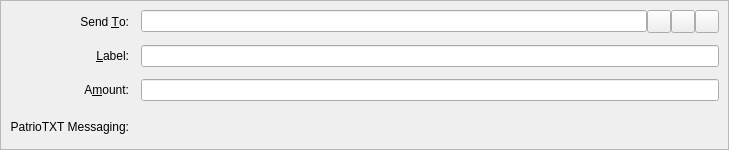
<?xml version="1.0" encoding="UTF-8"?>
<ui version="4.0">
 <class>SendCoinsEntry</class>
 <widget class="QStackedWidget" name="SendCoinsEntry">
  <property name="geometry">
   <rect>
    <x>0</x>
    <y>0</y>
    <width>729</width>
    <height>150</height>
   </rect>
  </property>
  <property name="focusPolicy">
   <enum>Qt::TabFocus</enum>
  </property>
  <property name="autoFillBackground">
   <bool>false</bool>
  </property>
  <widget class="QFrame" name="SendCoins">
   <property name="toolTip">
    <string>This is a normal payment.</string>
   </property>
   <property name="frameShape">
    <enum>QFrame::StyledPanel</enum>
   </property>
   <property name="frameShadow">
    <enum>QFrame::Sunken</enum>
   </property>
   <layout class="QGridLayout" name="gridLayout">
    <property name="spacing">
     <number>12</number>
    </property>
    <item row="0" column="0">
     <widget class="QLabel" name="payToLabel">
      <property name="text">
       <string>Send &amp;To:</string>
      </property>
      <property name="alignment">
       <set>Qt::AlignRight|Qt::AlignTrailing|Qt::AlignVCenter</set>
      </property>
      <property name="buddy">
       <cstring>payTo</cstring>
      </property>
     </widget>
    </item>
    <item row="0" column="1">
     <layout class="QHBoxLayout" name="payToLayout">
      <property name="spacing">
       <number>0</number>
      </property>
      <item>
       <widget class="QValidatedLineEdit" name="payTo">
        <property name="toolTip">
         <string>The address to send the payment to (e.g. XwnLY9Tf7Zsef8gMGL2fhWA9ZmMjt4KPwg)</string>
        </property>
       </widget>
      </item>
      <item>
       <widget class="QToolButton" name="addressBookButton">
        <property name="toolTip">
         <string>Choose previously used address</string>
        </property>
        <property name="text">
         <string/>
        </property>
        <property name="icon">
         <iconset resource="../patriotbit.qrc">
          <normaloff>:/icons/address-book</normaloff>:/icons/address-book</iconset>
        </property>
        <property name="shortcut">
         <string>Alt+A</string>
        </property>
       </widget>
      </item>
      <item>
       <widget class="QToolButton" name="pasteButton">
        <property name="toolTip">
         <string>Paste address from clipboard</string>
        </property>
        <property name="text">
         <string/>
        </property>
        <property name="icon">
         <iconset resource="../patriotbit.qrc">
          <normaloff>:/icons/editpaste</normaloff>:/icons/editpaste</iconset>
        </property>
        <property name="shortcut">
         <string>Alt+P</string>
        </property>
       </widget>
      </item>
      <item>
       <widget class="QToolButton" name="deleteButton">
        <property name="toolTip">
         <string>Remove this entry</string>
        </property>
        <property name="text">
         <string/>
        </property>
        <property name="icon">
         <iconset resource="../patriotbit.qrc">
          <normaloff>:/icons/remove</normaloff>:/icons/remove</iconset>
        </property>
       </widget>
      </item>
     </layout>
    </item>
    <item row="1" column="0">
     <widget class="QLabel" name="labellLabel">
      <property name="text">
       <string>&amp;Label:</string>
      </property>
      <property name="alignment">
       <set>Qt::AlignRight|Qt::AlignTrailing|Qt::AlignVCenter</set>
      </property>
      <property name="buddy">
       <cstring>addAsLabel</cstring>
      </property>
     </widget>
    </item>
    <item row="1" column="1">
     <widget class="QLineEdit" name="addAsLabel">
      <property name="toolTip">
       <string>Enter a label for this address to add it to the list of used addresses</string>
      </property>
     </widget>
    </item>
    <item row="2" column="0">
     <widget class="QLabel" name="amountLabel">
      <property name="text">
       <string>A&amp;mount:</string>
      </property>
      <property name="alignment">
       <set>Qt::AlignRight|Qt::AlignTrailing|Qt::AlignVCenter</set>
      </property>
      <property name="buddy">
       <cstring>payAmount</cstring>
      </property>
     </widget>
    </item>
    <item row="2" column="1">
     <widget class="BitcoinAmountField" name="payAmount"/>
    </item>
    <item row="3" column="0">
     <widget class="QLabel" name="messageLabel">
      <property name="text">
       <string>PatrioTXT Messaging:</string>
      </property>
      <property name="alignment">
       <set>Qt::AlignRight|Qt::AlignTrailing|Qt::AlignVCenter</set>
      </property>
     </widget>
    </item>
    <item row="3" column="1">
     <widget class="QLabel" name="messageTextLabel">
      <property name="toolTip">
       <string>A message that was attached to the patriotbit: URI which will be stored with the transaction for your reference. Note: This message will not be sent over the PatriotBit network.</string>
      </property>
      <property name="textFormat">
       <enum>Qt::PlainText</enum>
      </property>
     </widget>
    </item>
   </layout>
  </widget>
  <widget class="QFrame" name="SendCoins_InsecurePaymentRequest">
   <property name="palette">
    <palette>
     <active>
      <colorrole role="WindowText">
       <brush brushstyle="SolidPattern">
        <color alpha="255">
         <red>0</red>
         <green>0</green>
         <blue>0</blue>
        </color>
       </brush>
      </colorrole>
      <colorrole role="Button">
       <brush brushstyle="SolidPattern">
        <color alpha="255">
         <red>255</red>
         <green>255</green>
         <blue>127</blue>
        </color>
       </brush>
      </colorrole>
      <colorrole role="Light">
       <brush brushstyle="SolidPattern">
        <color alpha="255">
         <red>255</red>
         <green>255</green>
         <blue>255</blue>
        </color>
       </brush>
      </colorrole>
      <colorrole role="Midlight">
       <brush brushstyle="SolidPattern">
        <color alpha="255">
         <red>255</red>
         <green>255</green>
         <blue>191</blue>
        </color>
       </brush>
      </colorrole>
      <colorrole role="Dark">
       <brush brushstyle="SolidPattern">
        <color alpha="255">
         <red>127</red>
         <green>127</green>
         <blue>63</blue>
        </color>
       </brush>
      </colorrole>
      <colorrole role="Mid">
       <brush brushstyle="SolidPattern">
        <color alpha="255">
         <red>170</red>
         <green>170</green>
         <blue>84</blue>
        </color>
       </brush>
      </colorrole>
      <colorrole role="Text">
       <brush brushstyle="SolidPattern">
        <color alpha="255">
         <red>0</red>
         <green>0</green>
         <blue>0</blue>
        </color>
       </brush>
      </colorrole>
      <colorrole role="BrightText">
       <brush brushstyle="SolidPattern">
        <color alpha="255">
         <red>255</red>
         <green>255</green>
         <blue>255</blue>
        </color>
       </brush>
      </colorrole>
      <colorrole role="ButtonText">
       <brush brushstyle="SolidPattern">
        <color alpha="255">
         <red>0</red>
         <green>0</green>
         <blue>0</blue>
        </color>
       </brush>
      </colorrole>
      <colorrole role="Base">
       <brush brushstyle="SolidPattern">
        <color alpha="255">
         <red>255</red>
         <green>255</green>
         <blue>255</blue>
        </color>
       </brush>
      </colorrole>
      <colorrole role="Window">
       <brush brushstyle="SolidPattern">
        <color alpha="255">
         <red>255</red>
         <green>255</green>
         <blue>127</blue>
        </color>
       </brush>
      </colorrole>
      <colorrole role="Shadow">
       <brush brushstyle="SolidPattern">
        <color alpha="255">
         <red>0</red>
         <green>0</green>
         <blue>0</blue>
        </color>
       </brush>
      </colorrole>
      <colorrole role="AlternateBase">
       <brush brushstyle="SolidPattern">
        <color alpha="255">
         <red>255</red>
         <green>255</green>
         <blue>191</blue>
        </color>
       </brush>
      </colorrole>
      <colorrole role="ToolTipBase">
       <brush brushstyle="SolidPattern">
        <color alpha="255">
         <red>255</red>
         <green>255</green>
         <blue>220</blue>
        </color>
       </brush>
      </colorrole>
      <colorrole role="ToolTipText">
       <brush brushstyle="SolidPattern">
        <color alpha="255">
         <red>0</red>
         <green>0</green>
         <blue>0</blue>
        </color>
       </brush>
      </colorrole>
     </active>
     <inactive>
      <colorrole role="WindowText">
       <brush brushstyle="SolidPattern">
        <color alpha="255">
         <red>0</red>
         <green>0</green>
         <blue>0</blue>
        </color>
       </brush>
      </colorrole>
      <colorrole role="Button">
       <brush brushstyle="SolidPattern">
        <color alpha="255">
         <red>255</red>
         <green>255</green>
         <blue>127</blue>
        </color>
       </brush>
      </colorrole>
      <colorrole role="Light">
       <brush brushstyle="SolidPattern">
        <color alpha="255">
         <red>255</red>
         <green>255</green>
         <blue>255</blue>
        </color>
       </brush>
      </colorrole>
      <colorrole role="Midlight">
       <brush brushstyle="SolidPattern">
        <color alpha="255">
         <red>255</red>
         <green>255</green>
         <blue>191</blue>
        </color>
       </brush>
      </colorrole>
      <colorrole role="Dark">
       <brush brushstyle="SolidPattern">
        <color alpha="255">
         <red>127</red>
         <green>127</green>
         <blue>63</blue>
        </color>
       </brush>
      </colorrole>
      <colorrole role="Mid">
       <brush brushstyle="SolidPattern">
        <color alpha="255">
         <red>170</red>
         <green>170</green>
         <blue>84</blue>
        </color>
       </brush>
      </colorrole>
      <colorrole role="Text">
       <brush brushstyle="SolidPattern">
        <color alpha="255">
         <red>0</red>
         <green>0</green>
         <blue>0</blue>
        </color>
       </brush>
      </colorrole>
      <colorrole role="BrightText">
       <brush brushstyle="SolidPattern">
        <color alpha="255">
         <red>255</red>
         <green>255</green>
         <blue>255</blue>
        </color>
       </brush>
      </colorrole>
      <colorrole role="ButtonText">
       <brush brushstyle="SolidPattern">
        <color alpha="255">
         <red>0</red>
         <green>0</green>
         <blue>0</blue>
        </color>
       </brush>
      </colorrole>
      <colorrole role="Base">
       <brush brushstyle="SolidPattern">
        <color alpha="255">
         <red>255</red>
         <green>255</green>
         <blue>255</blue>
        </color>
       </brush>
      </colorrole>
      <colorrole role="Window">
       <brush brushstyle="SolidPattern">
        <color alpha="255">
         <red>255</red>
         <green>255</green>
         <blue>127</blue>
        </color>
       </brush>
      </colorrole>
      <colorrole role="Shadow">
       <brush brushstyle="SolidPattern">
        <color alpha="255">
         <red>0</red>
         <green>0</green>
         <blue>0</blue>
        </color>
       </brush>
      </colorrole>
      <colorrole role="AlternateBase">
       <brush brushstyle="SolidPattern">
        <color alpha="255">
         <red>255</red>
         <green>255</green>
         <blue>191</blue>
        </color>
       </brush>
      </colorrole>
      <colorrole role="ToolTipBase">
       <brush brushstyle="SolidPattern">
        <color alpha="255">
         <red>255</red>
         <green>255</green>
         <blue>220</blue>
        </color>
       </brush>
      </colorrole>
      <colorrole role="ToolTipText">
       <brush brushstyle="SolidPattern">
        <color alpha="255">
         <red>0</red>
         <green>0</green>
         <blue>0</blue>
        </color>
       </brush>
      </colorrole>
     </inactive>
     <disabled>
      <colorrole role="WindowText">
       <brush brushstyle="SolidPattern">
        <color alpha="255">
         <red>127</red>
         <green>127</green>
         <blue>63</blue>
        </color>
       </brush>
      </colorrole>
      <colorrole role="Button">
       <brush brushstyle="SolidPattern">
        <color alpha="255">
         <red>255</red>
         <green>255</green>
         <blue>127</blue>
        </color>
       </brush>
      </colorrole>
      <colorrole role="Light">
       <brush brushstyle="SolidPattern">
        <color alpha="255">
         <red>255</red>
         <green>255</green>
         <blue>255</blue>
        </color>
       </brush>
      </colorrole>
      <colorrole role="Midlight">
       <brush brushstyle="SolidPattern">
        <color alpha="255">
         <red>255</red>
         <green>255</green>
         <blue>191</blue>
        </color>
       </brush>
      </colorrole>
      <colorrole role="Dark">
       <brush brushstyle="SolidPattern">
        <color alpha="255">
         <red>127</red>
         <green>127</green>
         <blue>63</blue>
        </color>
       </brush>
      </colorrole>
      <colorrole role="Mid">
       <brush brushstyle="SolidPattern">
        <color alpha="255">
         <red>170</red>
         <green>170</green>
         <blue>84</blue>
        </color>
       </brush>
      </colorrole>
      <colorrole role="Text">
       <brush brushstyle="SolidPattern">
        <color alpha="255">
         <red>127</red>
         <green>127</green>
         <blue>63</blue>
        </color>
       </brush>
      </colorrole>
      <colorrole role="BrightText">
       <brush brushstyle="SolidPattern">
        <color alpha="255">
         <red>255</red>
         <green>255</green>
         <blue>255</blue>
        </color>
       </brush>
      </colorrole>
      <colorrole role="ButtonText">
       <brush brushstyle="SolidPattern">
        <color alpha="255">
         <red>127</red>
         <green>127</green>
         <blue>63</blue>
        </color>
       </brush>
      </colorrole>
      <colorrole role="Base">
       <brush brushstyle="SolidPattern">
        <color alpha="255">
         <red>255</red>
         <green>255</green>
         <blue>127</blue>
        </color>
       </brush>
      </colorrole>
      <colorrole role="Window">
       <brush brushstyle="SolidPattern">
        <color alpha="255">
         <red>255</red>
         <green>255</green>
         <blue>127</blue>
        </color>
       </brush>
      </colorrole>
      <colorrole role="Shadow">
       <brush brushstyle="SolidPattern">
        <color alpha="255">
         <red>0</red>
         <green>0</green>
         <blue>0</blue>
        </color>
       </brush>
      </colorrole>
      <colorrole role="AlternateBase">
       <brush brushstyle="SolidPattern">
        <color alpha="255">
         <red>255</red>
         <green>255</green>
         <blue>127</blue>
        </color>
       </brush>
      </colorrole>
      <colorrole role="ToolTipBase">
       <brush brushstyle="SolidPattern">
        <color alpha="255">
         <red>255</red>
         <green>255</green>
         <blue>220</blue>
        </color>
       </brush>
      </colorrole>
      <colorrole role="ToolTipText">
       <brush brushstyle="SolidPattern">
        <color alpha="255">
         <red>0</red>
         <green>0</green>
         <blue>0</blue>
        </color>
       </brush>
      </colorrole>
     </disabled>
    </palette>
   </property>
   <property name="toolTip">
    <string>This is an unverified payment request.</string>
   </property>
   <property name="autoFillBackground">
    <bool>true</bool>
   </property>
   <property name="frameShape">
    <enum>QFrame::StyledPanel</enum>
   </property>
   <property name="frameShadow">
    <enum>QFrame::Sunken</enum>
   </property>
   <layout class="QGridLayout" name="gridLayout_is">
    <property name="spacing">
     <number>12</number>
    </property>
    <item row="0" column="0">
     <widget class="QLabel" name="payToLabel_is">
      <property name="text">
       <string>Pay To:</string>
      </property>
      <property name="alignment">
       <set>Qt::AlignRight|Qt::AlignTrailing|Qt::AlignVCenter</set>
      </property>
     </widget>
    </item>
    <item row="0" column="1">
     <layout class="QHBoxLayout" name="payToLayout_is">
      <property name="spacing">
       <number>0</number>
      </property>
      <item>
       <widget class="QLabel" name="payTo_is"/>
      </item>
      <item>
       <widget class="QToolButton" name="deleteButton_is">
        <property name="toolTip">
         <string>Remove this entry</string>
        </property>
        <property name="text">
         <string/>
        </property>
        <property name="icon">
         <iconset resource="../patriotbit.qrc">
          <normaloff>:/icons/remove</normaloff>:/icons/remove</iconset>
        </property>
       </widget>
      </item>
     </layout>
    </item>
    <item row="1" column="0">
     <widget class="QLabel" name="memoLabel_is">
      <property name="text">
       <string>Memo:</string>
      </property>
      <property name="alignment">
       <set>Qt::AlignRight|Qt::AlignTrailing|Qt::AlignVCenter</set>
      </property>
     </widget>
    </item>
    <item row="1" column="1">
     <widget class="QLabel" name="memoTextLabel_is">
      <property name="textFormat">
       <enum>Qt::PlainText</enum>
      </property>
     </widget>
    </item>
    <item row="2" column="0">
     <widget class="QLabel" name="amountLabel_is">
      <property name="text">
       <string>A&amp;mount:</string>
      </property>
      <property name="alignment">
       <set>Qt::AlignRight|Qt::AlignTrailing|Qt::AlignVCenter</set>
      </property>
      <property name="buddy">
       <cstring>payAmount_is</cstring>
      </property>
     </widget>
    </item>
    <item row="2" column="1">
     <widget class="BitcoinAmountField" name="payAmount_is">
      <property name="acceptDrops">
       <bool>false</bool>
      </property>
     </widget>
    </item>
   </layout>
  </widget>
  <widget class="QFrame" name="SendCoins_SecurePaymentRequest">
   <property name="palette">
    <palette>
     <active>
      <colorrole role="WindowText">
       <brush brushstyle="SolidPattern">
        <color alpha="255">
         <red>0</red>
         <green>0</green>
         <blue>0</blue>
        </color>
       </brush>
      </colorrole>
      <colorrole role="Button">
       <brush brushstyle="SolidPattern">
        <color alpha="255">
         <red>140</red>
         <green>232</green>
         <blue>119</blue>
        </color>
       </brush>
      </colorrole>
      <colorrole role="Light">
       <brush brushstyle="SolidPattern">
        <color alpha="255">
         <red>230</red>
         <green>255</green>
         <blue>224</blue>
        </color>
       </brush>
      </colorrole>
      <colorrole role="Midlight">
       <brush brushstyle="SolidPattern">
        <color alpha="255">
         <red>185</red>
         <green>243</green>
         <blue>171</blue>
        </color>
       </brush>
      </colorrole>
      <colorrole role="Dark">
       <brush brushstyle="SolidPattern">
        <color alpha="255">
         <red>70</red>
         <green>116</green>
         <blue>59</blue>
        </color>
       </brush>
      </colorrole>
      <colorrole role="Mid">
       <brush brushstyle="SolidPattern">
        <color alpha="255">
         <red>93</red>
         <green>155</green>
         <blue>79</blue>
        </color>
       </brush>
      </colorrole>
      <colorrole role="Text">
       <brush brushstyle="SolidPattern">
        <color alpha="255">
         <red>0</red>
         <green>0</green>
         <blue>0</blue>
        </color>
       </brush>
      </colorrole>
      <colorrole role="BrightText">
       <brush brushstyle="SolidPattern">
        <color alpha="255">
         <red>155</red>
         <green>255</green>
         <blue>147</blue>
        </color>
       </brush>
      </colorrole>
      <colorrole role="ButtonText">
       <brush brushstyle="SolidPattern">
        <color alpha="255">
         <red>0</red>
         <green>0</green>
         <blue>0</blue>
        </color>
       </brush>
      </colorrole>
      <colorrole role="Base">
       <brush brushstyle="SolidPattern">
        <color alpha="255">
         <red>119</red>
         <green>255</green>
         <blue>233</blue>
        </color>
       </brush>
      </colorrole>
      <colorrole role="Window">
       <brush brushstyle="SolidPattern">
        <color alpha="255">
         <red>140</red>
         <green>232</green>
         <blue>119</blue>
        </color>
       </brush>
      </colorrole>
      <colorrole role="Shadow">
       <brush brushstyle="SolidPattern">
        <color alpha="255">
         <red>0</red>
         <green>0</green>
         <blue>0</blue>
        </color>
       </brush>
      </colorrole>
      <colorrole role="AlternateBase">
       <brush brushstyle="SolidPattern">
        <color alpha="255">
         <red>197</red>
         <green>243</green>
         <blue>187</blue>
        </color>
       </brush>
      </colorrole>
      <colorrole role="NoRole">
       <brush brushstyle="SolidPattern">
        <color alpha="255">
         <red>125</red>
         <green>194</green>
         <blue>122</blue>
        </color>
       </brush>
      </colorrole>
      <colorrole role="ToolTipBase">
       <brush brushstyle="SolidPattern">
        <color alpha="255">
         <red>255</red>
         <green>255</green>
         <blue>220</blue>
        </color>
       </brush>
      </colorrole>
      <colorrole role="ToolTipText">
       <brush brushstyle="SolidPattern">
        <color alpha="255">
         <red>0</red>
         <green>0</green>
         <blue>0</blue>
        </color>
       </brush>
      </colorrole>
     </active>
     <inactive>
      <colorrole role="WindowText">
       <brush brushstyle="SolidPattern">
        <color alpha="255">
         <red>0</red>
         <green>0</green>
         <blue>0</blue>
        </color>
       </brush>
      </colorrole>
      <colorrole role="Button">
       <brush brushstyle="SolidPattern">
        <color alpha="255">
         <red>140</red>
         <green>232</green>
         <blue>119</blue>
        </color>
       </brush>
      </colorrole>
      <colorrole role="Light">
       <brush brushstyle="SolidPattern">
        <color alpha="255">
         <red>230</red>
         <green>255</green>
         <blue>224</blue>
        </color>
       </brush>
      </colorrole>
      <colorrole role="Midlight">
       <brush brushstyle="SolidPattern">
        <color alpha="255">
         <red>185</red>
         <green>243</green>
         <blue>171</blue>
        </color>
       </brush>
      </colorrole>
      <colorrole role="Dark">
       <brush brushstyle="SolidPattern">
        <color alpha="255">
         <red>70</red>
         <green>116</green>
         <blue>59</blue>
        </color>
       </brush>
      </colorrole>
      <colorrole role="Mid">
       <brush brushstyle="SolidPattern">
        <color alpha="255">
         <red>93</red>
         <green>155</green>
         <blue>79</blue>
        </color>
       </brush>
      </colorrole>
      <colorrole role="Text">
       <brush brushstyle="SolidPattern">
        <color alpha="255">
         <red>0</red>
         <green>0</green>
         <blue>0</blue>
        </color>
       </brush>
      </colorrole>
      <colorrole role="BrightText">
       <brush brushstyle="SolidPattern">
        <color alpha="255">
         <red>155</red>
         <green>255</green>
         <blue>147</blue>
        </color>
       </brush>
      </colorrole>
      <colorrole role="ButtonText">
       <brush brushstyle="SolidPattern">
        <color alpha="255">
         <red>0</red>
         <green>0</green>
         <blue>0</blue>
        </color>
       </brush>
      </colorrole>
      <colorrole role="Base">
       <brush brushstyle="SolidPattern">
        <color alpha="255">
         <red>119</red>
         <green>255</green>
         <blue>233</blue>
        </color>
       </brush>
      </colorrole>
      <colorrole role="Window">
       <brush brushstyle="SolidPattern">
        <color alpha="255">
         <red>140</red>
         <green>232</green>
         <blue>119</blue>
        </color>
       </brush>
      </colorrole>
      <colorrole role="Shadow">
       <brush brushstyle="SolidPattern">
        <color alpha="255">
         <red>0</red>
         <green>0</green>
         <blue>0</blue>
        </color>
       </brush>
      </colorrole>
      <colorrole role="AlternateBase">
       <brush brushstyle="SolidPattern">
        <color alpha="255">
         <red>197</red>
         <green>243</green>
         <blue>187</blue>
        </color>
       </brush>
      </colorrole>
      <colorrole role="NoRole">
       <brush brushstyle="SolidPattern">
        <color alpha="255">
         <red>125</red>
         <green>194</green>
         <blue>122</blue>
        </color>
       </brush>
      </colorrole>
      <colorrole role="ToolTipBase">
       <brush brushstyle="SolidPattern">
        <color alpha="255">
         <red>255</red>
         <green>255</green>
         <blue>220</blue>
        </color>
       </brush>
      </colorrole>
      <colorrole role="ToolTipText">
       <brush brushstyle="SolidPattern">
        <color alpha="255">
         <red>0</red>
         <green>0</green>
         <blue>0</blue>
        </color>
       </brush>
      </colorrole>
     </inactive>
     <disabled>
      <colorrole role="WindowText">
       <brush brushstyle="SolidPattern">
        <color alpha="255">
         <red>70</red>
         <green>116</green>
         <blue>59</blue>
        </color>
       </brush>
      </colorrole>
      <colorrole role="Button">
       <brush brushstyle="SolidPattern">
        <color alpha="255">
         <red>140</red>
         <green>232</green>
         <blue>119</blue>
        </color>
       </brush>
      </colorrole>
      <colorrole role="Light">
       <brush brushstyle="SolidPattern">
        <color alpha="255">
         <red>230</red>
         <green>255</green>
         <blue>224</blue>
        </color>
       </brush>
      </colorrole>
      <colorrole role="Midlight">
       <brush brushstyle="SolidPattern">
        <color alpha="255">
         <red>185</red>
         <green>243</green>
         <blue>171</blue>
        </color>
       </brush>
      </colorrole>
      <colorrole role="Dark">
       <brush brushstyle="SolidPattern">
        <color alpha="255">
         <red>70</red>
         <green>116</green>
         <blue>59</blue>
        </color>
       </brush>
      </colorrole>
      <colorrole role="Mid">
       <brush brushstyle="SolidPattern">
        <color alpha="255">
         <red>93</red>
         <green>155</green>
         <blue>79</blue>
        </color>
       </brush>
      </colorrole>
      <colorrole role="Text">
       <brush brushstyle="SolidPattern">
        <color alpha="255">
         <red>70</red>
         <green>116</green>
         <blue>59</blue>
        </color>
       </brush>
      </colorrole>
      <colorrole role="BrightText">
       <brush brushstyle="SolidPattern">
        <color alpha="255">
         <red>155</red>
         <green>255</green>
         <blue>147</blue>
        </color>
       </brush>
      </colorrole>
      <colorrole role="ButtonText">
       <brush brushstyle="SolidPattern">
        <color alpha="255">
         <red>70</red>
         <green>116</green>
         <blue>59</blue>
        </color>
       </brush>
      </colorrole>
      <colorrole role="Base">
       <brush brushstyle="SolidPattern">
        <color alpha="255">
         <red>140</red>
         <green>232</green>
         <blue>119</blue>
        </color>
       </brush>
      </colorrole>
      <colorrole role="Window">
       <brush brushstyle="SolidPattern">
        <color alpha="255">
         <red>140</red>
         <green>232</green>
         <blue>119</blue>
        </color>
       </brush>
      </colorrole>
      <colorrole role="Shadow">
       <brush brushstyle="SolidPattern">
        <color alpha="255">
         <red>0</red>
         <green>0</green>
         <blue>0</blue>
        </color>
       </brush>
      </colorrole>
      <colorrole role="AlternateBase">
       <brush brushstyle="SolidPattern">
        <color alpha="255">
         <red>140</red>
         <green>232</green>
         <blue>119</blue>
        </color>
       </brush>
      </colorrole>
      <colorrole role="NoRole">
       <brush brushstyle="SolidPattern">
        <color alpha="255">
         <red>125</red>
         <green>194</green>
         <blue>122</blue>
        </color>
       </brush>
      </colorrole>
      <colorrole role="ToolTipBase">
       <brush brushstyle="SolidPattern">
        <color alpha="255">
         <red>255</red>
         <green>255</green>
         <blue>220</blue>
        </color>
       </brush>
      </colorrole>
      <colorrole role="ToolTipText">
       <brush brushstyle="SolidPattern">
        <color alpha="255">
         <red>0</red>
         <green>0</green>
         <blue>0</blue>
        </color>
       </brush>
      </colorrole>
     </disabled>
    </palette>
   </property>
   <property name="toolTip">
    <string>This is a verified payment request.</string>
   </property>
   <property name="autoFillBackground">
    <bool>true</bool>
   </property>
   <property name="frameShape">
    <enum>QFrame::StyledPanel</enum>
   </property>
   <property name="frameShadow">
    <enum>QFrame::Sunken</enum>
   </property>
   <layout class="QGridLayout" name="gridLayout_s">
    <property name="spacing">
     <number>12</number>
    </property>
    <item row="0" column="0">
     <widget class="QLabel" name="payToLabel_s">
      <property name="text">
       <string>Pay To:</string>
      </property>
      <property name="alignment">
       <set>Qt::AlignRight|Qt::AlignTrailing|Qt::AlignVCenter</set>
      </property>
     </widget>
    </item>
    <item row="0" column="1">
     <layout class="QHBoxLayout" name="payToLayout_s">
      <property name="spacing">
       <number>0</number>
      </property>
      <item>
       <widget class="QLabel" name="payTo_s">
        <property name="textFormat">
         <enum>Qt::PlainText</enum>
        </property>
       </widget>
      </item>
      <item>
       <widget class="QToolButton" name="deleteButton_s">
        <property name="toolTip">
         <string>Remove this entry</string>
        </property>
        <property name="text">
         <string/>
        </property>
        <property name="icon">
         <iconset resource="../patriotbit.qrc">
          <normaloff>:/icons/remove</normaloff>:/icons/remove</iconset>
        </property>
       </widget>
      </item>
     </layout>
    </item>
    <item row="1" column="0">
     <widget class="QLabel" name="memoLabel_s">
      <property name="text">
       <string>Memo:</string>
      </property>
      <property name="alignment">
       <set>Qt::AlignRight|Qt::AlignTrailing|Qt::AlignVCenter</set>
      </property>
     </widget>
    </item>
    <item row="1" column="1">
     <widget class="QLabel" name="memoTextLabel_s">
      <property name="textFormat">
       <enum>Qt::PlainText</enum>
      </property>
     </widget>
    </item>
    <item row="2" column="0">
     <widget class="QLabel" name="amountLabel_s">
      <property name="text">
       <string>A&amp;mount:</string>
      </property>
      <property name="alignment">
       <set>Qt::AlignRight|Qt::AlignTrailing|Qt::AlignVCenter</set>
      </property>
      <property name="buddy">
       <cstring>payAmount_s</cstring>
      </property>
     </widget>
    </item>
    <item row="2" column="1">
     <widget class="BitcoinAmountField" name="payAmount_s">
      <property name="acceptDrops">
       <bool>false</bool>
      </property>
     </widget>
    </item>
   </layout>
  </widget>
 </widget>
 <customwidgets>
  <customwidget>
   <class>BitcoinAmountField</class>
   <extends>QLineEdit</extends>
   <header>bitcoinamountfield.h</header>
   <container>1</container>
  </customwidget>
  <customwidget>
   <class>QValidatedLineEdit</class>
   <extends>QLineEdit</extends>
   <header>qvalidatedlineedit.h</header>
  </customwidget>
 </customwidgets>
 <tabstops>
  <tabstop>payTo</tabstop>
  <tabstop>addressBookButton</tabstop>
  <tabstop>pasteButton</tabstop>
  <tabstop>deleteButton</tabstop>
  <tabstop>addAsLabel</tabstop>
  <tabstop>payAmount</tabstop>
  <tabstop>payAmount_is</tabstop>
  <tabstop>deleteButton_is</tabstop>
  <tabstop>payAmount_s</tabstop>
  <tabstop>deleteButton_s</tabstop>
 </tabstops>
 <resources>
  <include location="../patriotbit.qrc"/>
 </resources>
 <connections/>
</ui>
